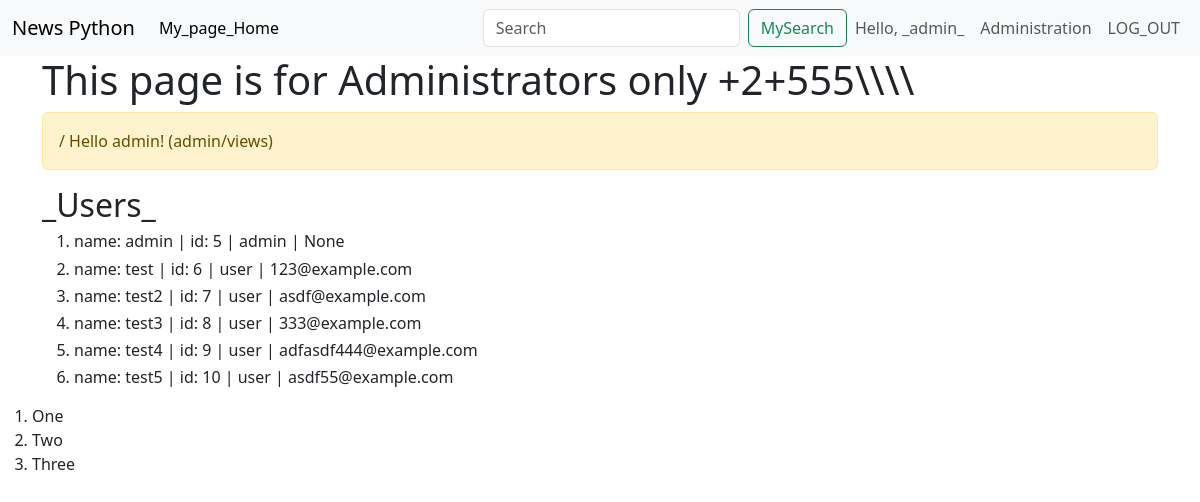
/admin/ (signed in), run on an earlier commit of the app's database.
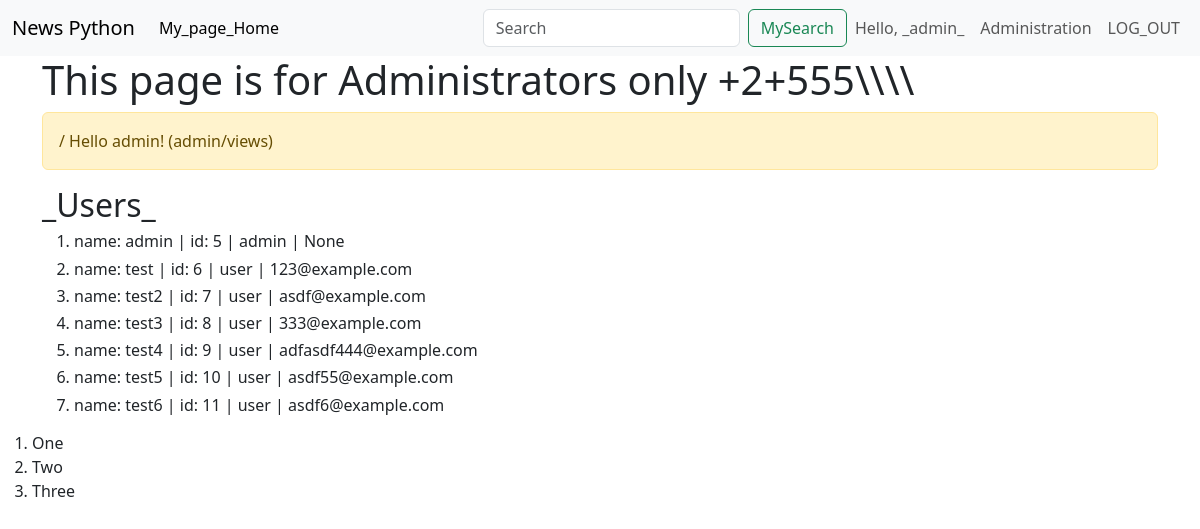
And on a later commit of the database.
### webapp/user/models.py (models this page shows, shortened)
class User(db.Model, UserMixin):
    id = db.Column(db.Integer, primary_key=True)
    username = db.Column(db.String(64), index=True, unique=True)
    password = db.Column(db.String(128))
    role = db.Column(db.String(10), index=True)
    email = db.Column(db.String(50))
    @property
    def is_admin(self):
        return self.role == 'admin'

### webapp/admin/views.py (the view)
@blueprint.route('/')
@admin_required
def admin_index():
    if current_user.is_admin:
        flash('/ Hello admin! (admin/views)')
        title = 'This page is for Administrators only'
        name_user = User.query.filter(User.username.isnot(None)).all()
        return render_template('admin/info.html', page_title=title, name_user=name_user)
    else:
        flash("/ You aren't admin.")

### webapp/__init__.py (called while the page is built)
def create_app():
    app = Flask(__name__)                   # create Flask's object
    app.config.from_pyfile('config.py')     # load config.py -> .config + .from_pyfile
    db.init_app(app)                        # initialisation db object (App)
    migrate = Migrate(app, db)              # create object migrate for DB
    login_manager = LoginManager()          # create logMan's object
    login_manager.init_app(app)             # initialisation object
    login_manager.login_view = 'user.login' # name function for this object
    app.register_blueprint(admin_blueprint)
    app.register_blueprint(news_blueprint)
    app.register_blueprint(user_blueprint)   # inithialization user_blueprint
    @login_manager.user_loader
    def load_user(user_id):
        return User.query.get(user_id)
    return app

### webapp/templates/admin/info.html (shortened to what this page needs)
{% extends "base.html" %}
{% block content %}
    <div class='row'>
        <div class='col-12'>
            {% include('messages.html') %}
            <h2>_Users_</h2>
            <ol>
            {%for n_users in name_user:%}
            <h6><li>
                <div class="fixed-spaces">
                name: {{n_users.username}}  | id: {{n_users.id}} | {{n_users.role}} | {{n_users.email}}</div>
            </li></h6>
            {%endfor%}
            </ol>
        </div>
    </div>
{% endblock %}

### webapp/templates/base.html (shortened to what this page needs)
<!doctype html>
<html lang="en">
  <head>
    <link href="https://cdn.jsdelivr.net/npm/bootstrap@5.3.0-alpha3/dist/css/bootstrap.min.css" rel="stylesheet">
    <link rel="stylesheet" href="{{ url_for('static', filename='style.css') }}">
    <link     href="//cdnjs.cloudflare.com/ajax/libs/highlight.js/9.13.1/styles/monokai-sublime.min.css" rel="stylesheet" >
  </head>
  <body>
    {%  include 'menu.html' %}
    <div class="container">
    <h1> {{ page_title }} +2+555\\\\</h1>
         {% block content %}{% endblock %}
    </div>
    <ol>
        <li>One</li>
        <li>Two</li>
        <li>Three</li>
    </ol>
  </body>

### webapp/templates/menu.html (shortened to what this page needs)
<nav class="navbar navbar-expand-lg bg-body-tertiary">
  <div class="container-fluid">
    <a class="navbar-brand" href="#">News Python</a>
    <div class="collapse navbar-collapse" id="navbarSupportedContent">
      <ul class="navbar-nav me-auto mb-2 mb-lg-0">
        <li class="nav-item">
          <a class="nav-link active" aria-current="page" href="/">My_page_Home</a>
        </li>
      </ul>
      <form class="d-flex" role="search">
        <input class="form-control me-2" type="search" placeholder="Search" aria-label="Search">
        <button class="btn btn-outline-success" type="submit">MySearch</button>
      </form>
      <ul class="navbar-nav">
        {% if current_user.is_authenticated %}
          <li class="nav-item">
            <span class="nav-link">Hello, _{{ current_user.username }}_</span>
          </li>
          {% if current_user.is_admin %}
            <li class="nav-item">
              <a class="nav-link" href="{{ url_for('admin.admin_index', next=request.full_path) }}">Administration</a>
            </li>
          {% endif %}
          <li class="nav-item">
            <a class="nav-link" href="{{ url_for('user.logout', next=request.full_path) }}">LOG_OUT</a>
          </li>
        {% endif %}
      </ul>
    </div>
  </div>
</nav>

### webapp/templates/messages.html
{% with messages = get_flashed_messages() %}
    {% if messages %}
    <div class='alert alert-warning' role='alert'>
        {% for message in messages %}
            {{ message }}<br>
        {% endfor %}
    </div>
    {% endif %}
{% endwith %}

What changed in the data, as far as the page shows it:
added User: username "test6", id "11", role "user", email "asdf6@example.com"
